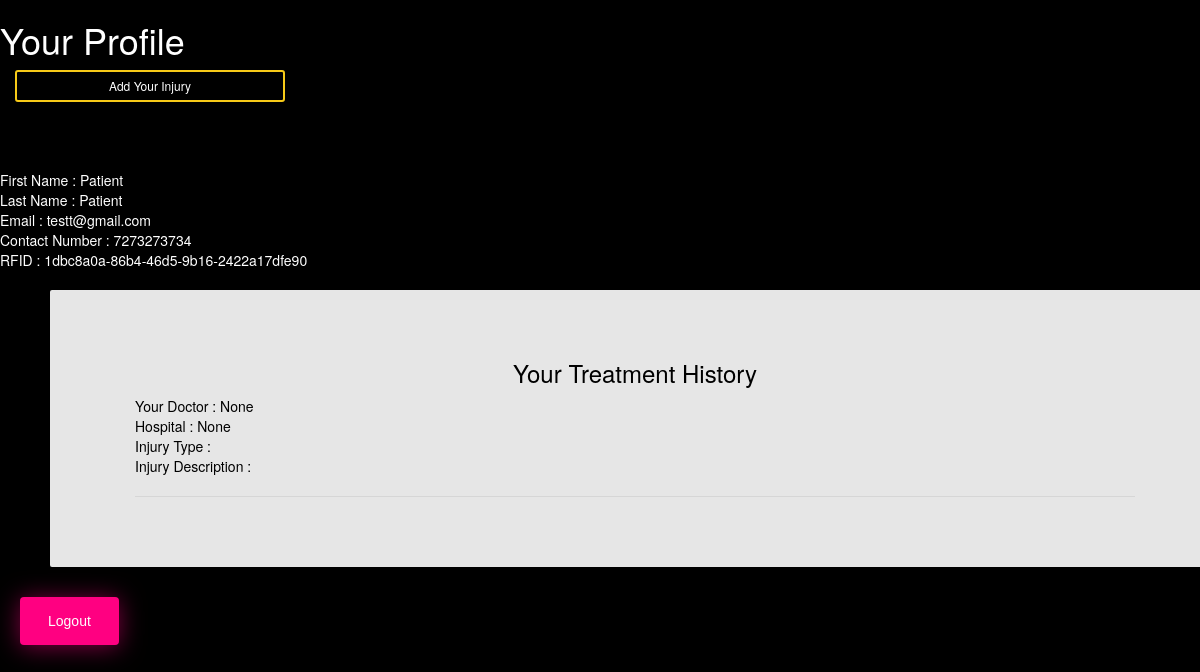
Page /patientp/patient/profile/ (signed in) on the earlier database version.
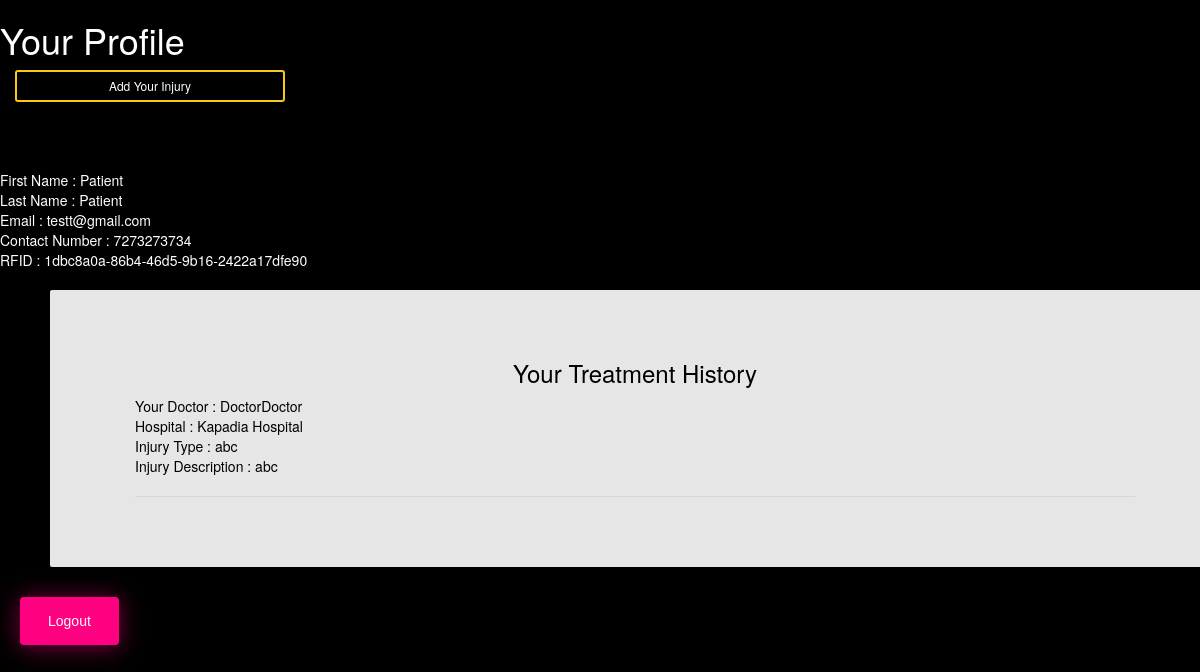
Same page on the later database version.
### accounts/models.py (models this page shows)
class Treatment(models.Model):
    image = models.ImageField()
    doctor = models.ForeignKey(Doctor, on_delete=models.CASCADE, blank=True,null=True)
    patient = models.ForeignKey(Patient, on_delete=models.CASCADE, blank=True,null=True)
    hospital = models.ForeignKey(Hospital, on_delete=models.CASCADE, blank=True,null=True)
    injury_type = models.CharField(max_length=20,blank=True)
    injury_description = models.CharField(max_length=200,blank=True)

class Doctor(models.Model):
    user = models.OneToOneField(User, on_delete=models.CASCADE)
    first_name = models.CharField(max_length=30)
    last_name = models.CharField(max_length=30)
    contact_no = models.CharField(max_length=10)
    email_id = models.EmailField()
    def __str__(self):
        return self.first_name + self.last_name

class Hospital(models.Model):
    doctor = models.ManyToManyField(Doctor)
    name = models.CharField(max_length=100)
    contact = models.CharField(max_length=10)
    address = models.CharField(max_length=200)
    def __str__(self):
        return self.name

### patients_p/views.py (the view)
# urls.py: path('patient/profile/',views.patprof,name='patprof'),
def patprof(request):
    patient=Patient.objects.get(user=request.user)
    mytreatments = Treatment.objects.filter(patient=patient)
    return render(request,'patients_p/patientp.html',{'patient':patient,'mytreats':mytreatments})

### patients_p/templates/patients_p/patientp.html (shortened to what this page needs)
{% load static %}
<!DOCTYPE html>
<html lang="en">
<head>
        <link rel="stylesheet" href="https://maxcdn.bootstrapcdn.com/bootstrap/3.3.4/css/bootstrap.min.css">
        <link href="http://designify.me/code-snippets/animated-buttons/css/btns.css" rel="stylesheet">
        <link rel="stylesheet" href="http://maxcdn.bootstrapcdn.com/font-awesome/4.3.0/css/font-awesome.min.css">
</head>
<body>
    {% if user.is_authenticated %}
    <form class="logout" action="{% url 'accounts:logout'%}" method="POST">
    <h1>Your Profile</h1>
    <div class="col-md-3 col-sm-3 col-xs-6"><a href="{% url 'accounts:nhosps' %}" class="btn btn-sm animated-button thar-one"> Add Your Injury</a></div><br><br><br><br><br>
    First Name : {{patient.first_name}}<br>
    Last Name : {{patient.last_name}}<br>
    Email : {{patient.email_id}}<br>
    Contact Number : {{patient.contact_no}}<br>
    RFID : {{patient.uid}}
    <div class="container">
    <h3 align="center">Your Treatment History</h3>
    {% for treat in mytreats %}
    Your Doctor : {{treat.doctor}}<br>
    Hospital : {{treat.hospital}}<br>
    Injury Type : {{treat.injury_type}}<br>
    Injury Description : {{treat.injury_description}}
    <br><hr>
    {%endfor%}
    </div>
    <button class="bubbly-button" type="submit"> Logout</button>
    {% endif %}
    </form>
</body>
</html>

Differences in the rows shown:
removed Treatment: doctor "None", hospital "None"
added Treatment: doctor "DoctorDoctor", hospital "Kapadia Hospital", injury_type "abc", injury_description "abc"
